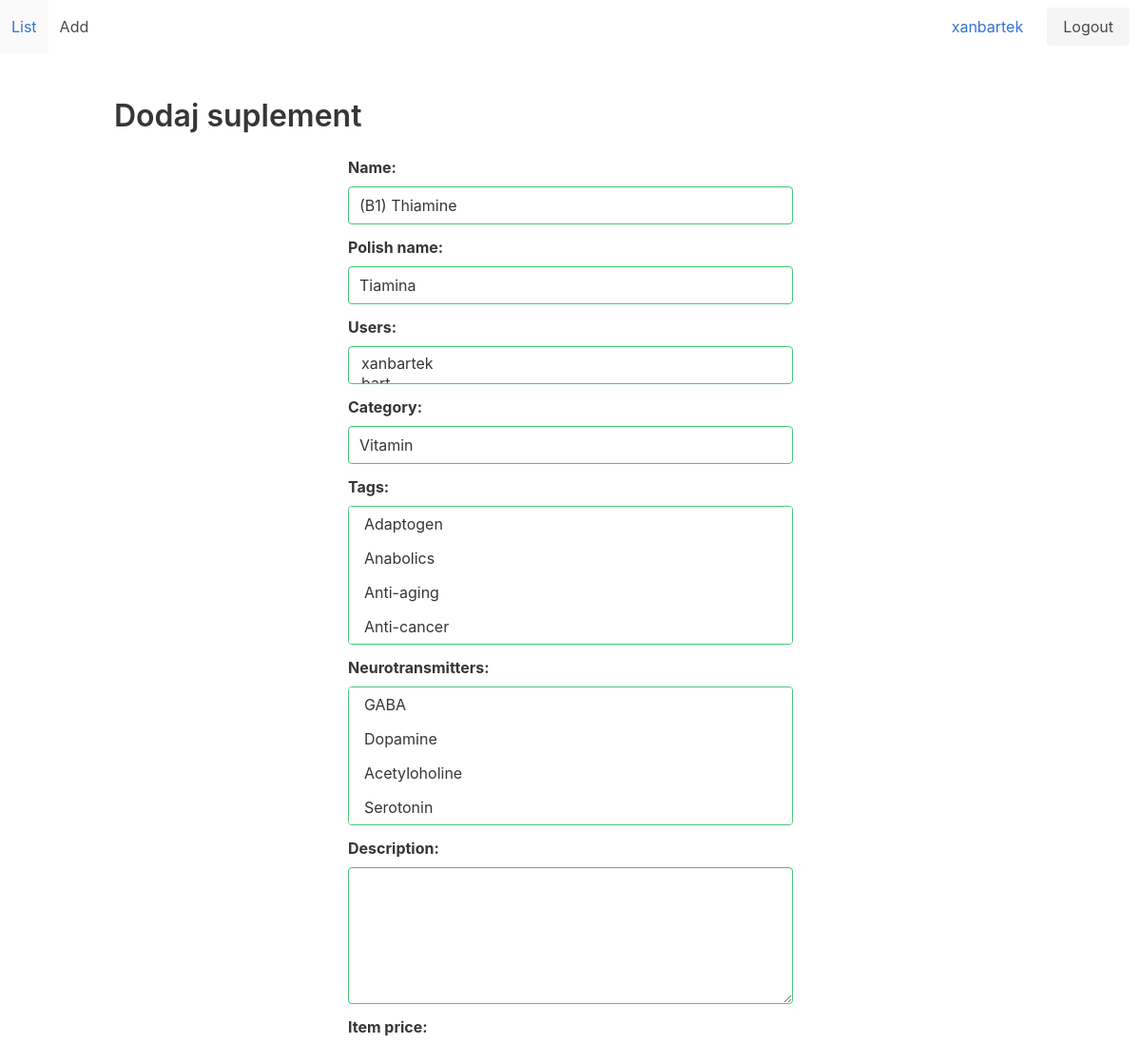
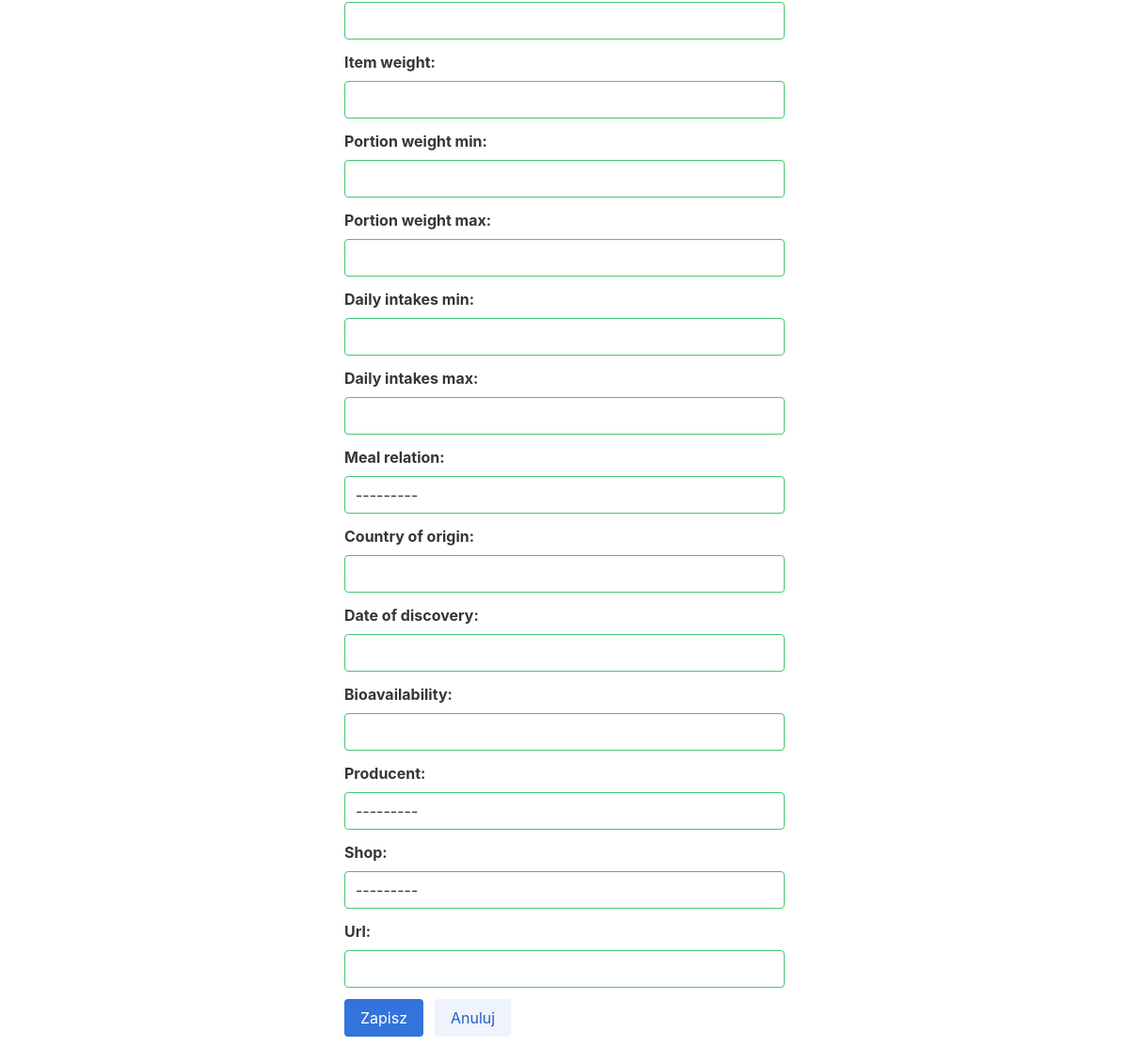
The page /catalog/supplement/u/b1-thiamine (signed in) on the database its author committed (2 pictures, top to bottom).
### catalog/models.py (models this page shows, shortened)
class Supplement(models.Model):
    name = models.CharField(max_length=50, unique=True)
    polish_name = models.CharField(max_length=50, blank=True, null=True)
    users = models.ManyToManyField(User, related_name = 'user', blank=True)
    category = models.ForeignKey(Category, on_delete=models.SET_NULL, blank=True, null=True)
    tags = models.ManyToManyField(Tag, blank=True)
    neurotransmitters = models.ManyToManyField(Neurotransmitter, blank=True)
    description = models.TextField(blank=True, null=True)
    item_price = models.DecimalField(max_digits=6, decimal_places=2, blank=True, null=True)
    item_weight = models.DecimalField(max_digits=7, decimal_places=3, blank=True, null=True)
    portion_weight_min = models.DecimalField(max_digits=6, decimal_places=4, blank=True, null=True)
    portion_weight_max = models.DecimalField(max_digits=6, decimal_places=4, blank=True, null=True)
    daily_intakes_min = models.IntegerField(blank=True, null=True)
    daily_intakes_max = models.IntegerField(blank=True, null=True)
    meal_relation = models.CharField(max_length=1, choices=(('B', 'Before meal'), ('W', 'With meal'), ('A', 'After meal')), blank=True, null=True)
    country_of_origin = models.CharField(max_length=50, blank=True, null=True)
    date_of_discovery = models.DateField(blank=True, null=True)
    bioavailability = models.DecimalField(max_digits=3, decimal_places=2, blank=True, null=True)
    producent = models.ForeignKey(Producent, blank=True, null=True, on_delete=models.SET_NULL)
    shop = models.ForeignKey(Shop, blank=True, null=True, on_delete=models.SET_NULL)
    url = models.URLField(blank=True, null=True)
    slug = models.SlugField(max_length=40, blank=True, unique=True)
    class Meta:
        ordering = ['name']

### catalog/views.py (the view)
# urls.py: path('supplement/u/<slug:slug>', SupplementUpdate.as_view(), name='supplement_update'),
class SupplementUpdate(UserPassesTestMixin, UpdateView):
    model = Supplement
    form_class = SupplementForm
    template_name = 'catalog/supplement_create.html'
    def test_func(self):
        return self.request.user.is_staff

### catalog/forms.py
class SupplementForm(ModelForm):
    class Meta:
        model = Supplement
        exclude = ('slug',)

### catalog/models.py (called while the page is built)
    def __str__(self):
        return self.name

    def __str__(self):
        return self.name

    def __str__(self):
        return self.name

    def __str__(self):
        return self.name

    def __str__(self):
        return self.name

### catalog/templates/catalog/supplement_create.html (shortened to what this page needs)
{% extends 'index.html' %}
{% load widget_tweaks %}
{% block content %}
<h1 class="title">
	Dodaj suplement
</h1>
<div class="columns is-centered">
	<form class="column is-full-mobile is-half-tablet" method="post" novalidate>
		{% for field in form.visible_fields %}
		{% if field.name == 'tags' or field.name == 'neurotransmitters' %}
		<div class="field">
			<div class="select is-multiple" style="width:100%">
				<label class="label">{{ field.label_tag }}</label>
            	<div class="control">
				{% render_field field class='input is-success' %}
				</div>
			</div>
		</div>
		{% elif field.name == 'description' %}
		<div class="field">
			<label class="label">{{ field.label_tag }}</label>
            <div class="control">
			{% render_field field class='textarea is-success' rows='5' %}
			</div>
		</div>
		{% else %}
		<div class="field">
            <label class="label">{{ field.label_tag }}</label>
			<div class="control">
				{% render_field field class='input is-success' %}
            </div>
		</div>
		{% endif %}
        {% endfor %}
        <div class="field is-grouped submit-buttons">
			<div class="control">
				<button type="submit" class="button is-link">Zapisz</button>
			</div>
			<div class="control">
				<a type="button" class="button is-link is-light" href="{% url 'supplement_list' %}">Anuluj</a>
			</div>
		</div>
	</form>
</div>
{% endblock %}

### templates/navbar.html (shortened to what this page needs)
<nav class="navbar" role="navigation" aria-label="main navigation">
    <div id="navbar-menu" class="navbar-menu">
        <div class="navbar-start">
            <a href="{% url 'supplement_list' %}" class="navbar-item">List</a>
            {% if request.user.is_authenticated and request.user.is_staff %}
            <a href="{% url 'supplement_create' %}" class="navbar-item">Add</a>
            {% endif %}
        </div>
        <div class="navbar-end">
            <div class="navbar-item">
                <div class="buttons">
                    {% if request.user.is_authenticated %}
                    <a href="{% url 'account_profile' %}" class="button is-link is-inverted">
                        {{ request.user.username }}
                    </a>
                    <a href="{% url 'logout' %}" class="button is-light">
                        Logout
                    </a>
                    {% endif %}
                </div>
            </div>
        </div>
    </div>
</nav>

### rows shown on the page
Supplement: name "(B1) Thiamine" "Tiamina" "Vitamin" "---------" "---------" "---------"

### other values the page prints
{{ request.user.username }} "xanbartek"
{{ field.label_tag }} "Name:" "Polish name:" "Users:" "Category:" "Item price:" "Item weight:" "Portion weight min:" "Portion weight max:" "Daily intakes min:" "Daily intakes max:" "Meal relation:" "Country of origin:" "Date of discovery:" "Bioavailability:" "Producent:" "Shop:" "Url:"
{{ field.label_tag }} "Tags:" "Neurotransmitters:"
{{ field.label_tag }} "Description:"
